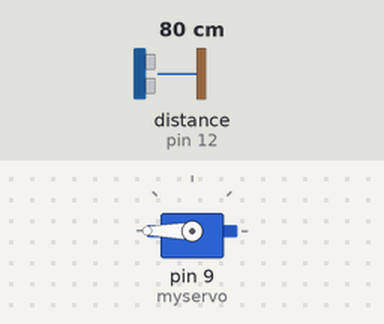
Recording of a sketch running on a simulated Arduino Uno, built with avr-gcc and run on an emulated ATmega328P. Parts: servo. The inputs (shaded band) are chosen by the test bench; at power-on: distance to the obstacle (sensor on pin 12) 80 cm. The echo pulse lasts 58.3 µs per cm.

Above: at 3.2 s.
3.3 s: distance to the obstacle (sensor on pin 12) set to 2 cm
At 3.6 s:
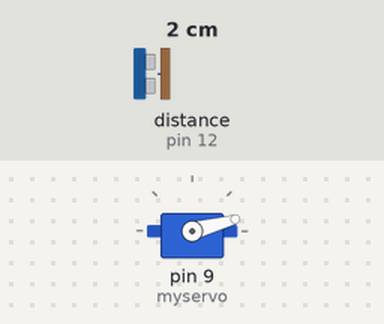
4.8 s: distance to the obstacle (sensor on pin 12) set to 4 cm
At 5.1 s:
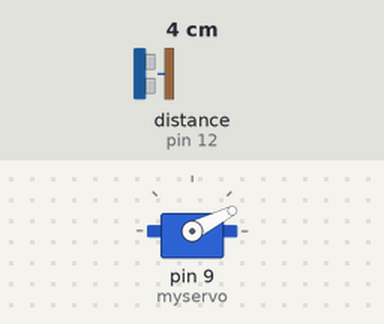
6.3 s: distance to the obstacle (sensor on pin 12) set to 9 cm
At 7.4 s:
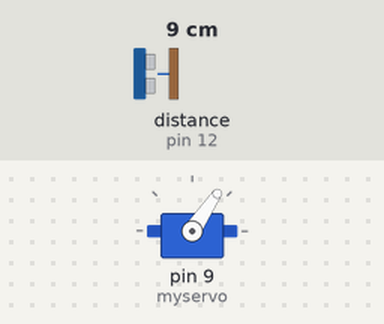
7.8 s: distance to the obstacle (sensor on pin 12) set to 18 cm
At 8.1 s:
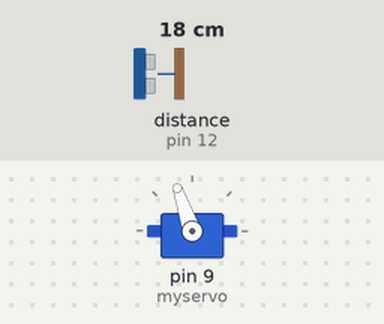
9.3 s: distance to the obstacle (sensor on pin 12) set to 35 cm
At 10.6 s:
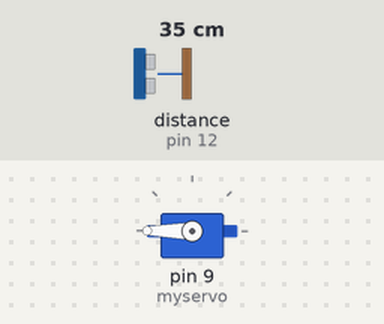
Timing chart, 0 to 11.8 s (numbered marks = the images above; inputs shaded):
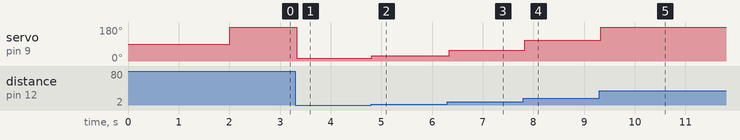

Measured:
- after the input at 3.3 s, servo on pin 9 (myservo): 180° → 15° at once
- after the input at 4.8 s, servo on pin 9 (myservo): 15° → 27° at once
- after the input at 6.3 s, servo on pin 9 (myservo): 27° → 56° at once
- after the input at 7.8 s, servo on pin 9 (myservo): 56° → 109° at once
- after the input at 9.3 s, servo on pin 9 (myservo): 109° → 180° at once

The sketch:

Obastacle-Distance-Servo-Motor.ino
```cpp
//Obstacle Detection by UltraSonic - Distance Indicated Using Servo Motor

#include <NewPing.h>
#include <Wire.h>
#include<Servo.h>

#define TRIGGER_PIN  11  // Arduino pin tied to trigger pin on the ultrasonic sensor.
#define ECHO_PIN     12  // Arduino pin tied to echo pin on the ultrasonic sensor.
#define MAX_DISTANCE 200 // Maximum distance we want to ping for (in centimeters). Maximum sensor distance is rated at 400-500cm.

Servo myservo;

NewPing ultrasonic_sensor(TRIGGER_PIN, ECHO_PIN, MAX_DISTANCE); // NewPing setup of pins and maximum distance.

void setup()
{
  Serial.begin(9600);   // Open serial monitor
  while (!Serial) ; // wait for serial port to connect. Needed for native USB
  myservo.attach(9);
  delay(2000);
}

void loop()
{
  int distance = ultrasonic_sensor.ping_cm();

  if (distance > 0){
    int angel = map(distance,1,30,10,180);
    myservo.write(angel);

 }
delay(50);
}
```
